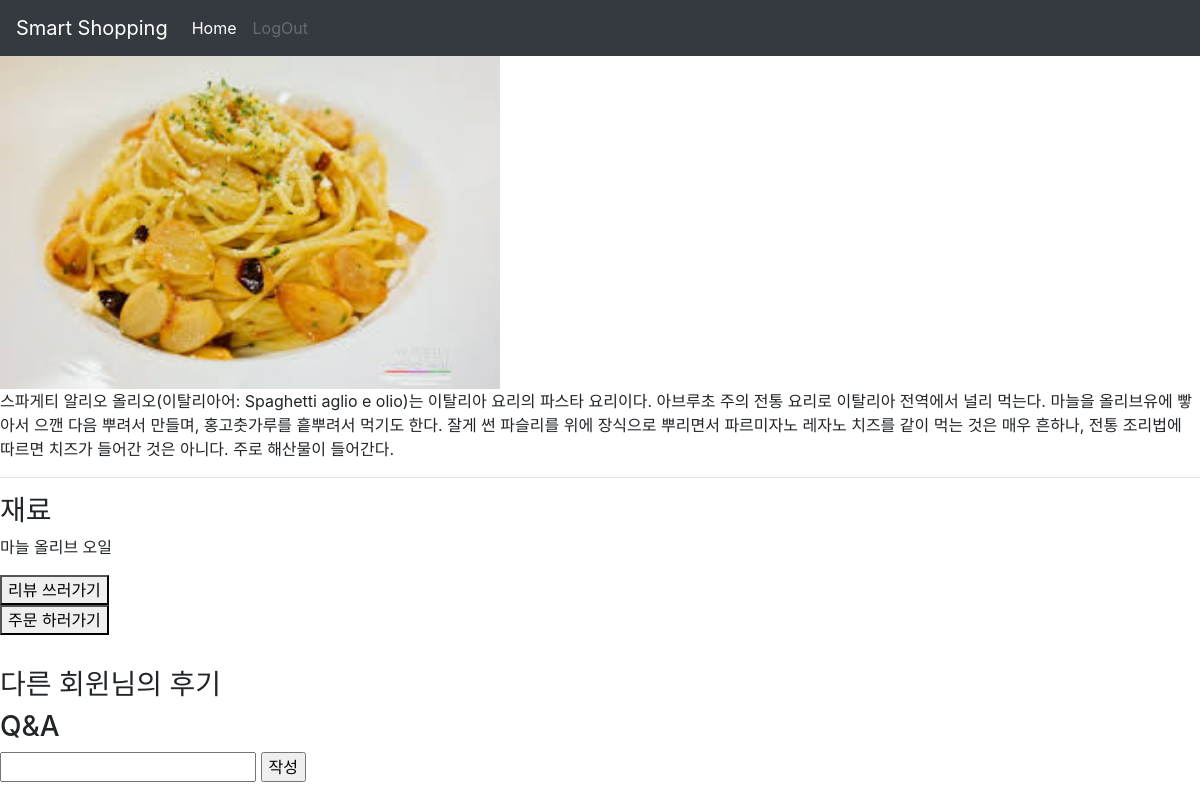
The page /pickup/recipeDetail/3 on the database its author committed.
### Pickup/models.py (models this page shows, shortened)
class Posting(models.Model):
    recipe_name = models.ForeignKey(Recipe, on_delete=models.CASCADE)
    body = models.TextField()

class Cooking(models.Model):
    ingredients = models.ForeignKey(ClassifyIngredient, on_delete=models.CASCADE)
    recipe = models.ForeignKey(Recipe, on_delete=models.CASCADE)

class ClassifyIngredient(models.Model):
    class_ingred = models.CharField(max_length=20)
    def __str__(self):
        return self.class_ingred

### Main/models.py (models this page shows, shortened)
class Recipe(models.Model):
    recipe_name = models.CharField(max_length=40)
    recipe_image = models.ImageField(upload_to="images/Recipe", blank=True)

### Pickup/views.py (the view)
# urls.py: path('recipeDetail/<int:id>', views.recipeDetail, name="recipeDetail"),
def recipeDetail(request, id):
    recipe = get_object_or_404(Recipe, pk=id)
    post = get_object_or_404(Posting, recipe_name=recipe)
    ingredients = Cooking.objects.filter(recipe=recipe)
    print(ingredients[0].ingredients)
    reviews = Review.objects.filter(review_post_num_id=id).order_by('-likes')
    Qnas = QAndA.objects.filter(posting_id=id)
    return render(request, "recipeDetail.html", {"post":post, "Qnas":Qnas, "reviews":reviews, "ingredients":ingredients })

### Pickup/templates/recipeDetail.html (shortened to what this page needs)
<!DOCTYPE html>
<html lang="en">
{% extends 'base.html' %}
  {% block content %}
  <h1>{{ post.recipe_name.recipe_name }}</h1>
  {% if post.recipe_name.recipe_image is not None %}
  <img src="{{ post.recipe_name.recipe_image.url }}" alt="" width="500px">
  {% endif %}
  <article class="blog__article">
    <p>{{ post.body }}</p>
    <hr>
    <h3>재료</h3>
    <p>
      {% for ingredient in ingredients %}
      {{ ingredient.ingredients }}
      {% endfor %}
    </p>
  </article>
  <a href="{% url 'pickup:reviewCreate' post.id%}">
    <button class="button-post">리뷰 쓰러가기</button>
  </a>
  <a href="{% url 'tracking:get_order' post.recipe_name.id%}">
    <button>주문 하러가기</button>
  </a>
  <h3>다른 회윈님의 후기</h3>
  <h3>Q&A</h3>
  <form method="POST" action="{% url 'pickup:pickQnaCreate' post.id %}">
    <input type="text" name="Qna_comment"></input>
    <input type="submit" value="작성"></input>
  </form>
  {% endblock %}

### rows shown on the page
Posting: recipe_name.recipe_image (picture), body "스파게티 알리오 올리오(이탈리아어: Spaghetti aglio e olio)는 이탈리아 요리의 파스타 요리이다. 아브루초 주의 전통 요리로 이탈리아 전역에서 널리 먹는다. 마늘을 올리브유에 빻아서 으깬 다음 뿌려서 만들며, 홍고춧가루를 흩뿌려서 먹기도 한다. 잘게 썬 파슬리를 위에 장식으로 뿌리면서 파르미자노 레자노 치즈를 같이 먹는 것은 매우 흔하나, 전통 조리법에 따르면 치즈가 들어간 것은 아니다. 주로 해산물이 들어간다."
Cooking: ingredients "마늘"
Cooking: ingredients "올리브 오일"
